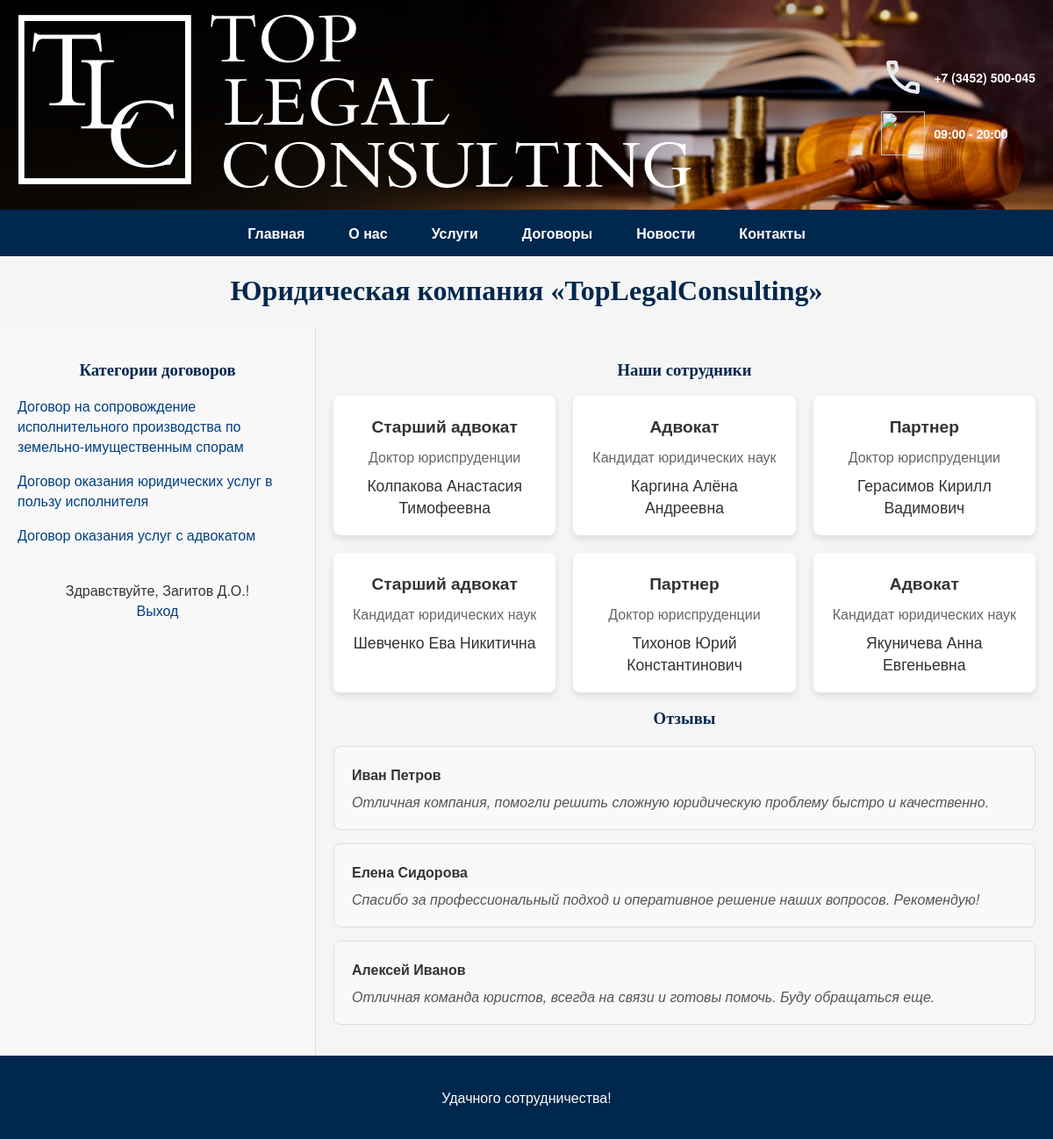
Page /about.php (signed in) on the committed database.
### tables this page shows
CREATE TABLE IF NOT EXISTS `contract_type` (
    `type_id` int(11) NOT NULL AUTO_INCREMENT COMMENT "ID вида договора",
    `name` varchar(255) NOT NULL COMMENT "Вид договора",
    PRIMARY KEY (`type_id`)
);

CREATE TABLE IF NOT EXISTS `employee` (
    `employee_id` int(11) NOT NULL AUTO_INCREMENT COMMENT "Табельный номер",
    `name` varchar(50) NOT NULL COMMENT "ФИО",
    `phone` varchar(50) COMMENT "Телефон",
    `degree` varchar(255) COMMENT "Ученая степень",
    `position` varchar(255) COMMENT "Должность",
    `role_id` int(11) COMMENT "Роль",
    PRIMARY KEY (`employee_id`),
    KEY `role_id` (`role_id`),
    CONSTRAINT `employee_ibfk_1` FOREIGN KEY (`role_id`) REFERENCES `role` (`role_id`)
);

### about.php (the view, shortened to what this page needs)
<?php
include("common/func.php");
$query = "SELECT name, degree, position FROM employee;";
$result = mysqli_query($db, $query);
?>
<!DOCTYPE html>
<html lang="ru">
<head>
  <link rel="stylesheet" href="/css/main.css">
  <link rel="stylesheet" href="/css/header.css">
  <link rel="stylesheet" href="/css/form.css">
</head>
<body class="body">
  <?php include("common/top.php"); ?>
  <div class="main-content">
    <?php include("common/top1.php"); ?>
    <div class="page-content">
      <h3>Наши сотрудники</h3>
      <span class="employee-list">
        <?php if (mysqli_num_rows($result) > 0) : ?>
          <?php while ($row = mysqli_fetch_assoc($result)) : ?>
            <div class="employee-card">
              <div class="employee-position"><?= $row['position'] ?></div>
              <div class="employee-degree"><?= $row['degree'] ?></div>
              <div class="employee-name"><?= $row['name'] ?></div>
            </div>
          <?php endwhile; ?>
        <?php else : ?>
          <p>На данный момент информации о сотрудниках нет.</p>
        <?php endif; ?>
      </span>
      <h3>Отзывы</h3>
      <div class="review-list">
        <div class="review-item">
          <div class="client-name">Иван Петров</div>
          <div class="review-text">Отличная компания, помогли решить сложную юридическую проблему быстро и качественно.</div>
        </div>
        <div class="review-item">
          <div class="client-name">Елена Сидорова</div>
          <div class="review-text">Спасибо за профессиональный подход и оперативное решение наших вопросов. Рекомендую!</div>
        </div>
        <div class="review-item">
          <div class="client-name">Алексей Иванов</div>
          <div class="review-text">Отличная команда юристов, всегда на связи и готовы помочь. Буду обращаться еще.</div>
        </div>
      </div>
    </div>
  </div>
  <?php include("common/bottom.php"); ?>
</body>
</html>

### common/top1.php (shortened to what this page needs)
<div class="left-side">
    <div id="contracts-section">
        <h3>Категории договоров</h3>
        <div class="category">
            <?php
            $sql = "SELECT * FROM contract_type";
            $q_types = $db->query($sql);
            while ($row_types = mysqli_fetch_array($q_types, MYSQLI_NUM)) : ?>
                <span class="contract-category">
                    <p>
                        <a href="/index.php?type=<?= urlencode($row_types[1]) ?>"><?= htmlspecialchars($row_types[1]) ?></a>
                    </p>
                </span>
            <?php endwhile; ?>
        </div>
    </div>
    <div class="auth-container">
        <?php if (isset($_SESSION['name_client'])) : ?>
            Здравствуйте, <?= $_SESSION['name_client'] ?>!
            <a href='/reg.php?exit=1'>Выход</a>
        <?php endif; ?>
    </div>
</div>

### css/main.css (style rules this page uses)
body { font-family: 'Helvetica Neue', Arial, sans-serif; color: #333; background-color: #f5f5f5; margin: 0; padding: 0; }
h1, h2, h3, h4, h5, h6 { font-family: 'Georgia', serif; color: #00274d; text-align: center; }
a { color: #004080; text-decoration: none; transition: color 0.3s ease; }
.main-content { display: flex; width: 100%; max-width: 1200px; margin: 0 auto; flex-wrap: wrap; }
.left-side { width: 30%; padding: 20px; background-color: #f8f8f8; border-right: 1px solid #ddd; box-sizing: border-box; }
.page-content { width: 70%; padding: 20px; box-sizing: border-box; }
.employee-list { display: grid; grid-template-columns: repeat(auto-fit, minmax(250px, 1fr)); grid-gap: 20px; }
.employee-card { background-color: #fff; border-radius: 8px; box-shadow: 0 4px 8px rgba(0, 0, 0, 0.1); padding: 20px; text-align: center; }
.employee-card .employee-position { font-weight: bold; font-size: 1.2em; margin-bottom: 10px; }
.employee-card .employee-degree { color: #666; margin-bottom: 8px; }
.employee-card .employee-name { font-size: 1.1em; color: #333; }
.review-list { margin-top: 20px; }
.review-item { background-color: #f9f9f9; border: 1px solid #ddd; border-radius: 8px; padding: 20px; margin-bottom: 15px; }
.review-item .client-name { font-weight: bold; margin-bottom: 8px; }
.review-item .review-text { color: #555; font-style: italic; }

### css/form.css (style rules this page uses)
.auth-container { display: flex; flex-direction: column; align-items: center; padding: 20px; border-radius: 8px; margin-top: 20px; }

### rows in the picture
contract_type: name "Договор на сопровождение исполнительного производства по земельно-имущественным спорам"
contract_type: name "Договор оказания юридических услуг в пользу исполнителя"
contract_type: name "Договор оказания услуг с адвокатом"
employee: position "Старший адвокат", degree "Доктор юриспруденции", name "Колпакова Анастасия Тимофеевна"
employee: position "Адвокат", degree "Кандидат юридических наук", name "Каргина Алёна Андреевна"
employee: position "Партнер", degree "Доктор юриспруденции", name "Герасимов Кирилл Вадимович"
employee: position "Старший адвокат", degree "Кандидат юридических наук", name "Шевченко Ева Никитична"
employee: position "Партнер", degree "Доктор юриспруденции", name "Тихонов Юрий Константинович"
employee: position "Адвокат", degree "Кандидат юридических наук", name "Якуничева Анна Евгеньевна"

### other values in the picture
$_SESSION['name_client'] "Загитов Д.О."
